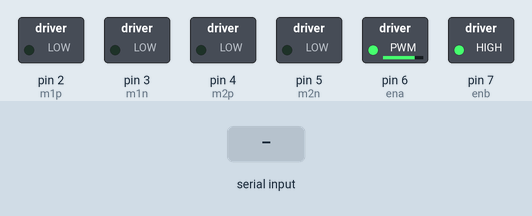
This sketch was run on a simulated Arduino Uno, built with avr-gcc and run on an emulated ATmega328P. Parts: switched loads named in the sketch (green lamp = pin HIGH). Inputs (shaded band) come from the test bench.

Above: at 1.2 s.
1.3 s: "F" received over Serial
At 2.1 s:
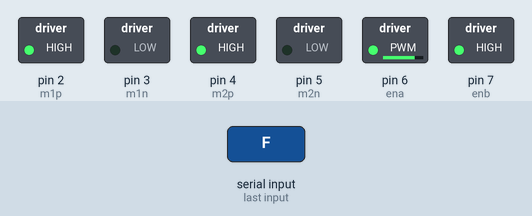
2.8 s: "B" received over Serial
At 3.3 s:
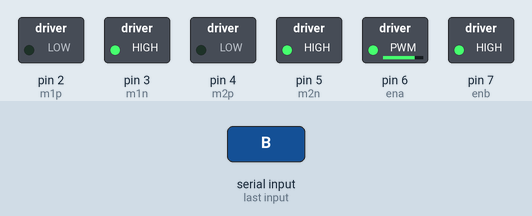
4.3 s: "L" received over Serial
At 5.5 s:
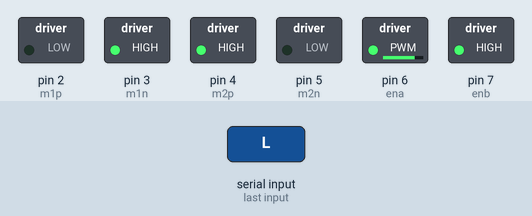
5.8 s: "R" received over Serial
At 6.8 s:
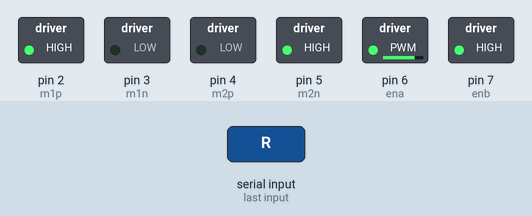
7.3 s: "S" received over Serial
At 7.9 s:
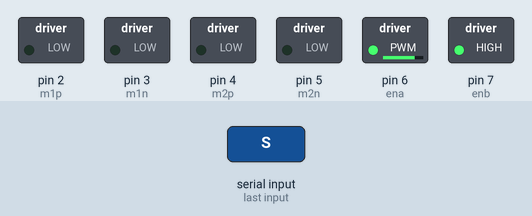
Timing chart, 0 to 9.8 s (numbered marks = the images above; inputs shaded):
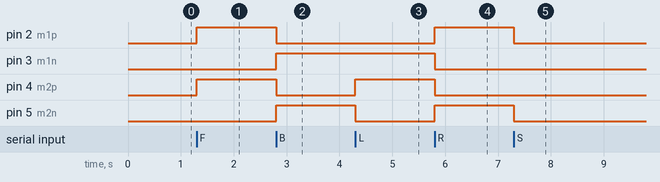

The sketch:

Bluetooth_Controlled_Motor_System.ino
```cpp
#include <NewPing.h>
#include <Servo.h>  // Include Servo library if needed for the motors

int m1p = 2;
int m1n = 3;
int m2p = 4;
int m2n = 5;
int ena = 6;
int enb = 7;
int motorspeed = 200;

void setup() {
  // Set motor control pins as outputs
  pinMode(m1p, OUTPUT);
  pinMode(m1n, OUTPUT);
  pinMode(m2p, OUTPUT);
  pinMode(m2n, OUTPUT);
  pinMode(ena, OUTPUT);
  pinMode(enb, OUTPUT);

  // Set initial motor speeds
  analogWrite(ena, motorspeed);
  analogWrite(enb, motorspeed);

  // Initialize serial communication for Bluetooth
  Serial.begin(9600);
}

void loop() {
  // Check if data is available to read from the Bluetooth module
  if (Serial.available()) {
    char command = Serial.read();

    // Execute commands based on received data
    if (command == 'F') {
      moveForward();
    } else if (command == 'B') {
      moveBackward();
    } else if (command == 'L') {
      turnLeft();
    } else if (command == 'R') {
      turnRight();
    } else if (command == 'S') {
      stopMotors();
    }
  }
}

void moveForward() {
  digitalWrite(m1p, HIGH);
  digitalWrite(m1n, LOW);
  digitalWrite(m2p, HIGH);
  digitalWrite(m2n, LOW);
}

void moveBackward() {
  digitalWrite(m1p, LOW);
  digitalWrite(m1n, HIGH);
  digitalWrite(m2p, LOW);
  digitalWrite(m2n, HIGH);
}

void turnLeft() {
  digitalWrite(m1p, LOW);
  digitalWrite(m1n, HIGH);
  digitalWrite(m2p, HIGH);
  digitalWrite(m2n, LOW);
}

void turnRight() {
  digitalWrite(m1p, HIGH);
  digitalWrite(m1n, LOW);
  digitalWrite(m2p, LOW);
  digitalWrite(m2n, HIGH);
}

void stopMotors() {
  digitalWrite(m1p, LOW);
  digitalWrite(m1n, LOW);
  digitalWrite(m2p, LOW);
  digitalWrite(m2n, LOW);
}
```

Measured:
- after the input at 1.3 s, pin 2 (m1p), pin 4 (m2p): LOW → HIGH at once
- after the input at 2.8 s, pin 2 (m1p), pin 4 (m2p): HIGH → LOW at once; pin 3 (m1n), pin 5 (m2n): LOW → HIGH at once
- after the input at 4.3 s, pin 4 (m2p): LOW → HIGH at once; pin 5 (m2n): HIGH → LOW at once
- after the input at 5.8 s, pin 2 (m1p), pin 5 (m2n): LOW → HIGH at once; pin 3 (m1n), pin 4 (m2p): HIGH → LOW at once
- after the input at 7.3 s, pin 2 (m1p), pin 5 (m2n): HIGH → LOW at once
